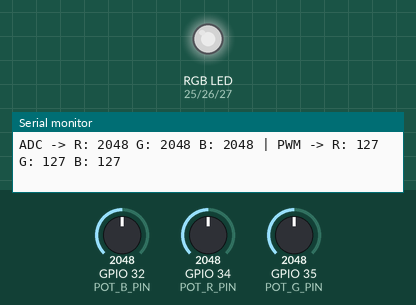
This sketch was run on a simulated ESP32. Parts: an RGB LED mixed from three pins (HIGH = lit), the last lines printed to the serial monitor. Inputs (shaded band) come from the test bench; at power-on: GPIO 32 (POT_B_PIN) = 2048, GPIO 34 (POT_R_PIN) = 2048, GPIO 35 (POT_G_PIN) = 2048 (analog values on the 0–4095 scale). Dim RGB values are drawn brighter than linear.

Above: at 2.2 s.
2.3 s: GPIO 32 (POT_B_PIN) set to 2866
At 3.4 s:
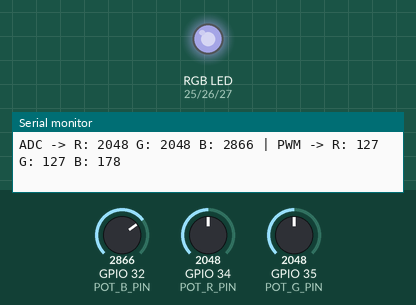
3.8 s: GPIO 34 (POT_R_PIN) set to 2866
At 4.9 s:
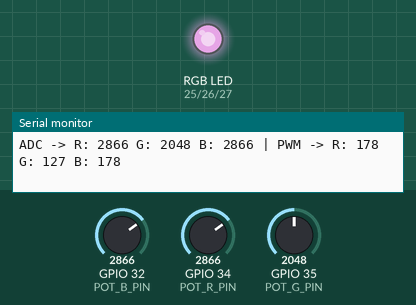
5.3 s: GPIO 35 (POT_G_PIN) set to 2866
At 6.5 s:
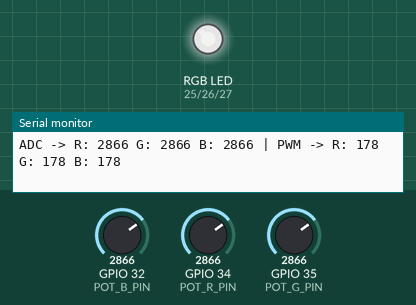
6.8 s: GPIO 32 (POT_B_PIN) set to 3603
At 8.0 s:
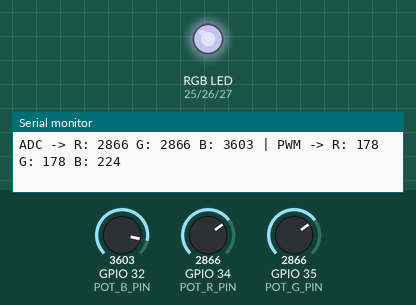
8.3 s: GPIO 34 (POT_R_PIN) set to 3603
At 9.5 s:
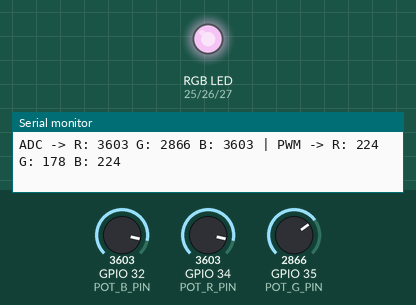
9.8 s: GPIO 35 (POT_G_PIN) set to 3603
At 11.1 s:
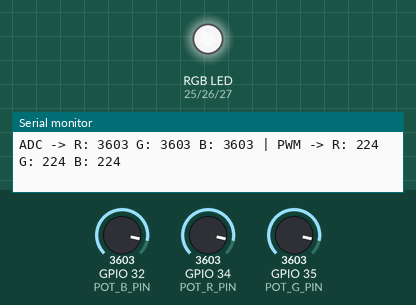
Timing chart, 0 to 12.3 s (numbered marks = the images above; inputs shaded):
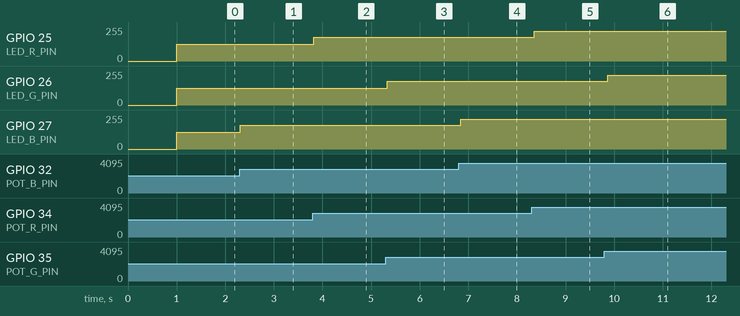

Measured:
- after the input at 2.3 s, GPIO 27 (LED_B_PIN): 127/255 → 177/255 at once
- after the input at 3.8 s, GPIO 25 (LED_R_PIN): 127/255 → 177/255 at once
- after the input at 5.3 s, GPIO 26 (LED_G_PIN): 127/255 → 177/255 at once
- after the input at 6.8 s, GPIO 27 (LED_B_PIN): 177/255 → 223/255 after 0.05 s
- after the input at 8.3 s, GPIO 25 (LED_R_PIN): 177/255 → 223/255 after 0.06 s
- after the input at 9.8 s, GPIO 26 (LED_G_PIN): 177/255 → 223/255 after 0.07 s

The sketch:

esp32-ntp-clock.ino
```cpp
#include <Arduino.h>

// ======================================================
// CONFIGURACIÓN DE PINES
// ======================================================

// Entradas ADC para los potenciómetros
const int POT_R_PIN = 34;   // Solo entrada, ideal para ADC
const int POT_G_PIN = 35;   // Solo entrada
const int POT_B_PIN = 32;   // ADC

// Salidas PWM para el LED RGB
const int LED_R_PIN = 25;
const int LED_G_PIN = 26;
const int LED_B_PIN = 27;

// ======================================================
// CONFIGURACIÓN PWM (LEDC en ESP32)
// ======================================================
const int PWM_FREQ = 5000;      // Frecuencia en Hz
const int PWM_RESOLUTION = 8;   // 8 bits: valores de 0 a 255

const int PWM_CHANNEL_R = 0;
const int PWM_CHANNEL_G = 1;
const int PWM_CHANNEL_B = 2;

// ======================================================
// CONFIGURACIÓN ADC
// ======================================================
// ESP32 suele devolver valores entre 0 y 4095 con resolución de 12 bits
const int ADC_MAX = 4095;
const int PWM_MAX = 255;

// ======================================================
// FUNCIÓN DE MAPEO ADC -> PWM
// ======================================================
int adcToPwm(int adcValue) {
  // Limitar el valor de adcValue dentro del rango permitido
  adcValue = constrain(adcValue, 0, ADC_MAX);

  // Conversión proporcional directa
  return map(adcValue, 0, ADC_MAX, 0, PWM_MAX);
}

// ======================================================
// SETUP
// ======================================================
void setup() {
  Serial.begin(115200);
  delay(1000);

  Serial.println("=== Control RGB con potenciometros ===");

  // Configuración ADC
  analogReadResolution(12); // 0 a 4095

  // Configuración PWM
  ledcSetup(PWM_CHANNEL_R, PWM_FREQ, PWM_RESOLUTION);
  ledcSetup(PWM_CHANNEL_G, PWM_FREQ, PWM_RESOLUTION);
  ledcSetup(PWM_CHANNEL_B, PWM_FREQ, PWM_RESOLUTION);

  ledcAttachPin(LED_R_PIN, PWM_CHANNEL_R);
  ledcAttachPin(LED_G_PIN, PWM_CHANNEL_G);
  ledcAttachPin(LED_B_PIN, PWM_CHANNEL_B);

  // Inicialmente apagado
  ledcWrite(PWM_CHANNEL_R, 0);
  ledcWrite(PWM_CHANNEL_G, 0);
  ledcWrite(PWM_CHANNEL_B, 0);
}

// ======================================================
// LOOP PRINCIPAL
// ======================================================
void loop() {
  // Leer los tres potenciómetros
  int adcR = analogRead(POT_R_PIN);
  int adcG = analogRead(POT_G_PIN);
  int adcB = analogRead(POT_B_PIN);

  // Convertir ADC a PWM
  int pwmR = adcToPwm(adcR);
  int pwmG = adcToPwm(adcG);
  int pwmB = adcToPwm(adcB);

  // Escribir PWM al LED RGB
  ledcWrite(PWM_CHANNEL_R, pwmR);
  ledcWrite(PWM_CHANNEL_G, pwmG);
  ledcWrite(PWM_CHANNEL_B, pwmB);

  // Mostrar información en monitor serial
  Serial.print("ADC -> R: ");
  Serial.print(adcR);
  Serial.print(" G: ");
  Serial.print(adcG);
  Serial.print(" B: ");
  Serial.print(adcB);

  Serial.print(" | PWM -> R: ");
  Serial.print(pwmR);
  Serial.print(" G: ");
  Serial.print(pwmG);
  Serial.print(" B: ");
  Serial.println(pwmB);

  delay(100);
}
```
